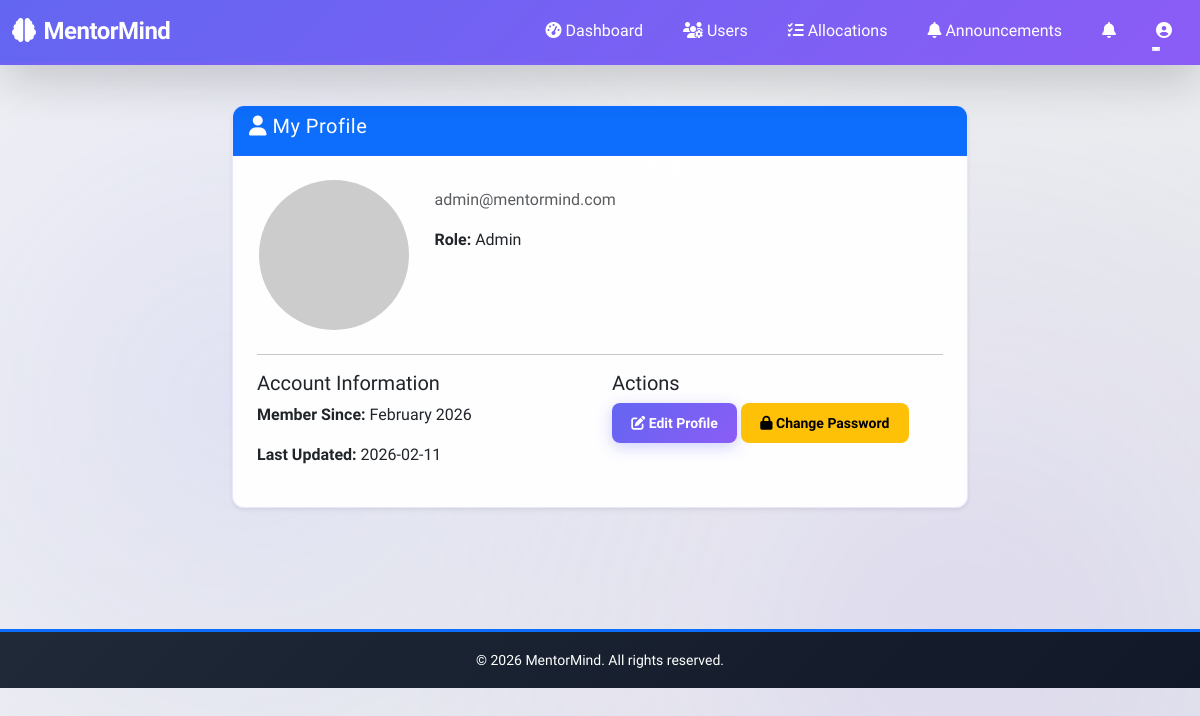
/admin/profile (signed in), run on the app's committed database.
### backend/app/models/models.py (models this page shows, shortened)
class User(UserMixin, db.Model):
    __tablename__ = 'users'
    user_id = db.Column(db.Integer, primary_key=True)
    name = db.Column(db.String(100), nullable=False)
    email = db.Column(db.String(100), unique=True, nullable=False)
    password_hash = db.Column(db.String(255), nullable=False)
    role = db.Column(db.String(20), nullable=False)  # student, mentor, admin
    phone = db.Column(db.String(15))
    profile_picture = db.Column(db.String(255))
    created_at = db.Column(db.DateTime, default=datetime.utcnow)
    updated_at = db.Column(db.DateTime, default=datetime.utcnow, onupdate=datetime.utcnow)
    student_profile = db.relationship('StudentProfile', backref='user', uselist=False)
    mentor_profile = db.relationship('MentorProfile', backref='user', uselist=False)

### backend/app/routes/admin.py (the view)
@admin_bp.route('/profile')
@login_required
def profile():
    if current_user.role != 'admin':
        return redirect(url_for('admin.login'))
    return render_template('admin/profile.html', user=current_user)

### backend/app/templates/admin/profile.html (shortened to what this page needs)
{% extends "base.html" %}
{% block content %}
<div class="container py-4">
    <div class="row">
        <div class="col-md-8 mx-auto">
            <div class="card shadow-sm">
                <div class="card-header bg-primary text-white">
                    <h5><i class="fas fa-user"></i> My Profile</h5>
                </div>
                <div class="card-body">
                    <div class="row mb-4">
                        <div class="col-md-3 text-center">
                            <img src="https://via.placeholder.com/150" class="rounded-circle img-fluid" alt="Profile">
                        </div>
                        <div class="col-md-9">
                            <p class="text-muted">{{ current_user.email }}</p>
                            <p><strong>Role:</strong> {{ current_user.role.capitalize() }}</p>
                        </div>
                    </div>
                    <hr>
                    <div class="row">
                        <div class="col-md-6">
                            <h5>Account Information</h5>
                            <p><strong>Member Since:</strong> {{ current_user.created_at.strftime('%B %Y') }}</p>
                            <p><strong>Last Updated:</strong> {{ current_user.updated_at.strftime('%Y-%m-%d') }}</p>
                        </div>
                        <div class="col-md-6">
                            <h5>Actions</h5>
                            <button class="btn btn-primary btn-sm" data-bs-toggle="modal" data-bs-target="#editProfileModal">
                                <i class="fas fa-edit"></i> Edit Profile
                            </button>
                            <button class="btn btn-warning btn-sm" data-bs-toggle="modal" data-bs-target="#changePasswordModal">
                                <i class="fas fa-lock"></i> Change Password
                            </button>
                        </div>
                    </div>
                </div>
            </div>
        </div>
    </div>
</div>
{% endblock %}

### backend/app/static/css/style.css (style rules this page uses)
:root { --primary: #6366f1; --secondary: #8b5cf6; --success: #10b981; --danger: #ef4444; --warning: #f59e0b; --info: #06b6d4; --dark: #1f2937; --light: #f3f4f6; --gradient-primary: linear-gradient(135deg, #6366f1 0%, #8b5cf6 100%); --gradient-success: linear-gradient(135deg, #10b981 0%, #34d399 100%); --gradient-danger: linear-gradient(135deg, #ef4444 0%, #f87171 100%); --gradient-warm: linear-gradient(135deg, #f59e0b 0%, #fbbf24 100%); --shadow-sm: 0 1px 2px 0 rgba(0, 0, 0, 0.05); --shadow-md: 0 4px 6px -1px rgba(0, 0, 0, 0.1); --shadow-lg: 0 10px 15px -3px rgba(0, 0, 0, 0.1); --shadow-xl: 0 20px 25px -5px rgba(0, 0, 0, 0.1); --transition-fast: 0.2s ease-in-out; --transition-base: 0.3s ease-in-out; --transition-slow: 0.5s ease-in-out; }
body, html { pointer-events: auto !important; overflow: auto !important; }
button, a, input, select, textarea, .btn, [role="button"] { pointer-events: auto !important; z-index: auto !important; background-filter: none !important; -webkit-backdrop-filter: none !important; backdrop-filter: none !important; }
* { margin: 0; padding: 0; box-sizing: border-box; }
body { font-family: 'Segoe UI', Tahoma, Geneva, Verdana, sans-serif; background: linear-gradient(135deg, #f3f4f6 0%, #e5e7eb 100%); min-height: 100vh; color: var(--dark); overflow-x: hidden; }
body::before { content: ''; position: fixed; top: 0; left: 0; width: 100%; height: 100%; background: radial-gradient(circle at 20% 50%, rgba(99, 102, 241, 0.1) 0%, transparent 50%), radial-gradient(circle at 80% 80%, rgba(139, 92, 246, 0.1) 0%, transparent 50%); pointer-events: none; z-index: -1; }
.card { border: none; border-radius: 12px; overflow: hidden; background: rgba(255, 255, 255, 0.95); box-shadow: var(--shadow-md); transition: all var(--transition-base); border: 1px solid rgba(99, 102, 241, 0.15); pointer-events: auto !important; }
.card-header { border-bottom: 2px solid rgba(99, 102, 241, 0.1); font-weight: 600; letter-spacing: 0.5px; animation: fadeIn 0.6s ease-out; }
.card-body { padding: 1.5rem; }
.btn { border-radius: 8px; font-weight: 600; padding: 0.6rem 1.2rem; border: none; cursor: pointer; transition: all var(--transition-fast); position: relative; overflow: hidden; outline: none; }
.btn::before { content: ''; position: absolute; top: 50%; left: 50%; width: 0; height: 0; background: transparent; border-radius: 50%; transform: translate(-50%, -50%); transition: width 0.6s, height 0.6s; }
.btn-primary { background: var(--gradient-primary); color: white; box-shadow: 0 4px 15px rgba(99, 102, 241, 0.3); }
.btn, .btn-primary, .btn-success, .btn-danger, .btn-warning, .btn-info { -webkit-tap-highlight-color: transparent !important; -webkit-user-select: none !important; user-select: none !important; pointer-events: auto !important; position: relative; z-index: 10 !important; }
.container { animation: fadeIn 0.5s ease-out; }

### data on the page
User: email "admin@mentormind.com", role "Admin", created_at "February 2026", updated_at "2026-02-11"
